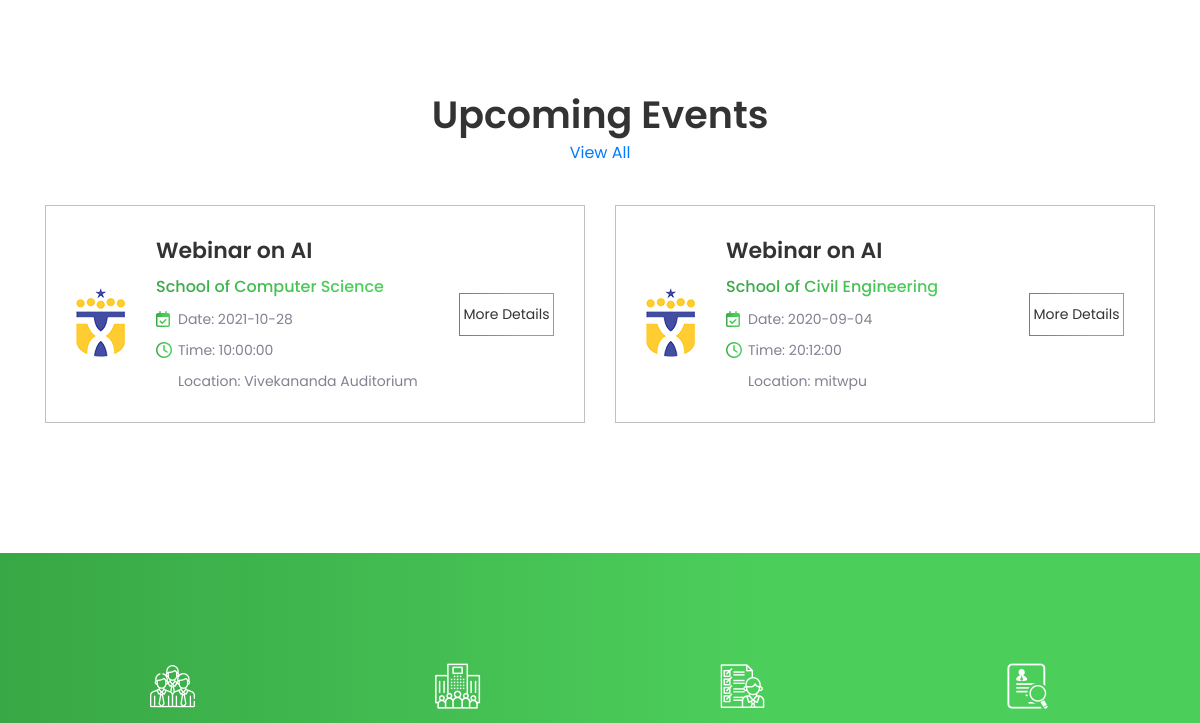
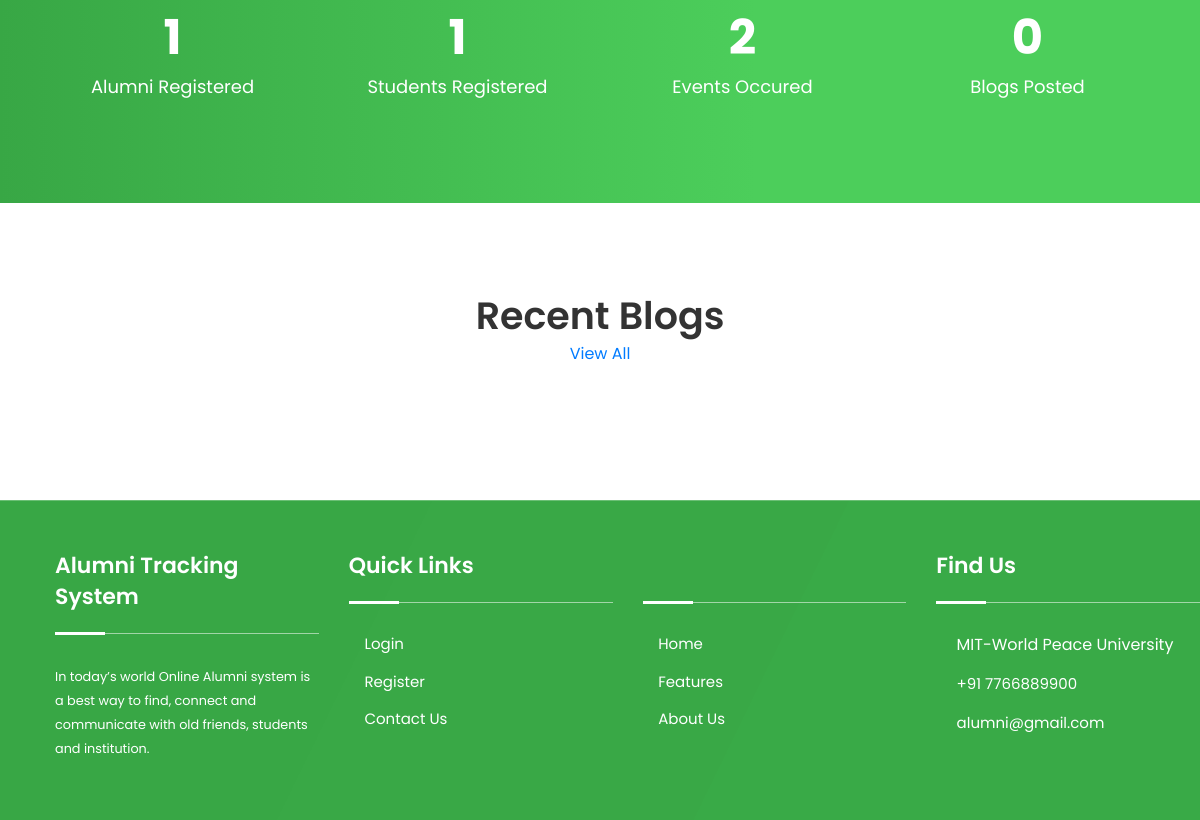
Page /homepage.php (lower part) on the earlier database version (2 pictures, top to bottom).
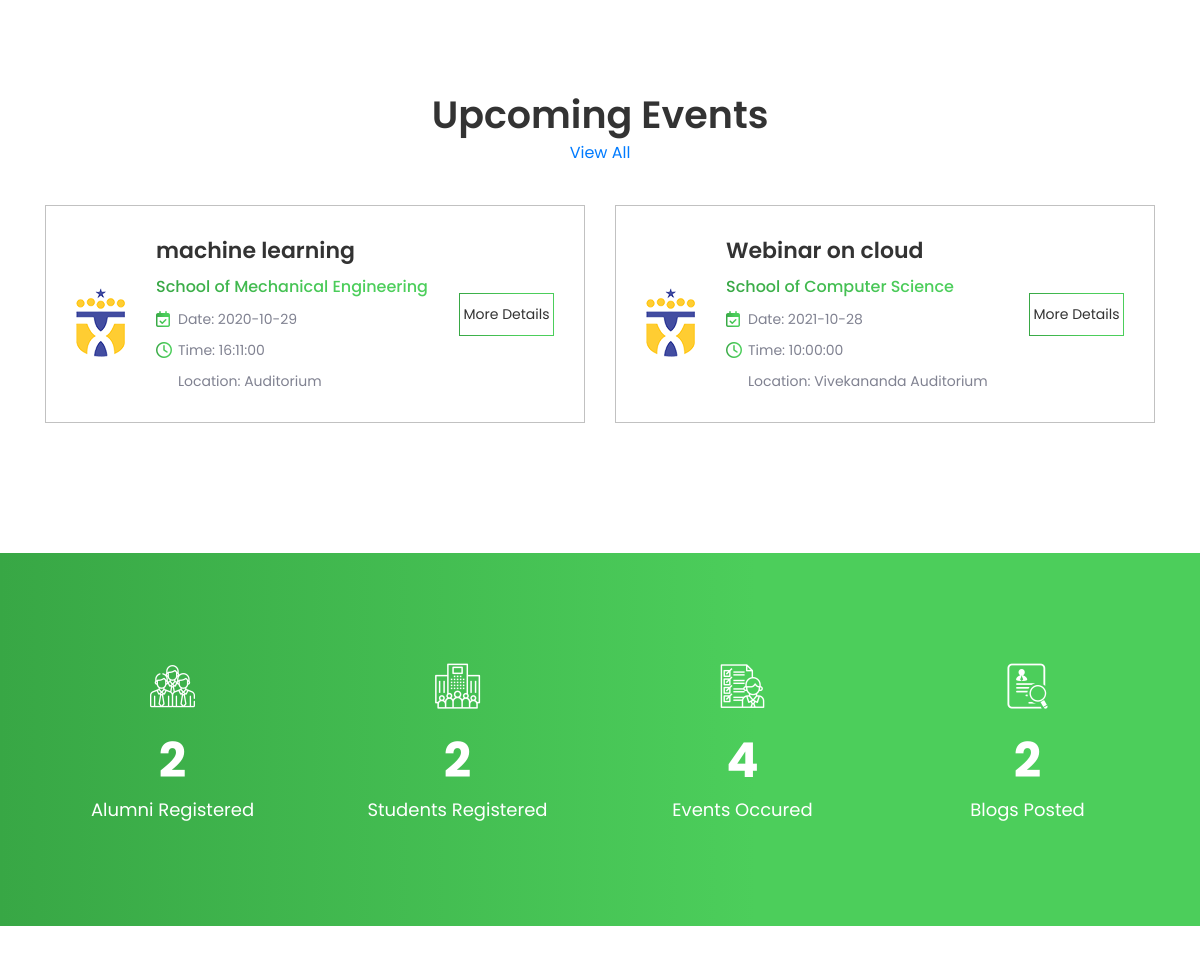
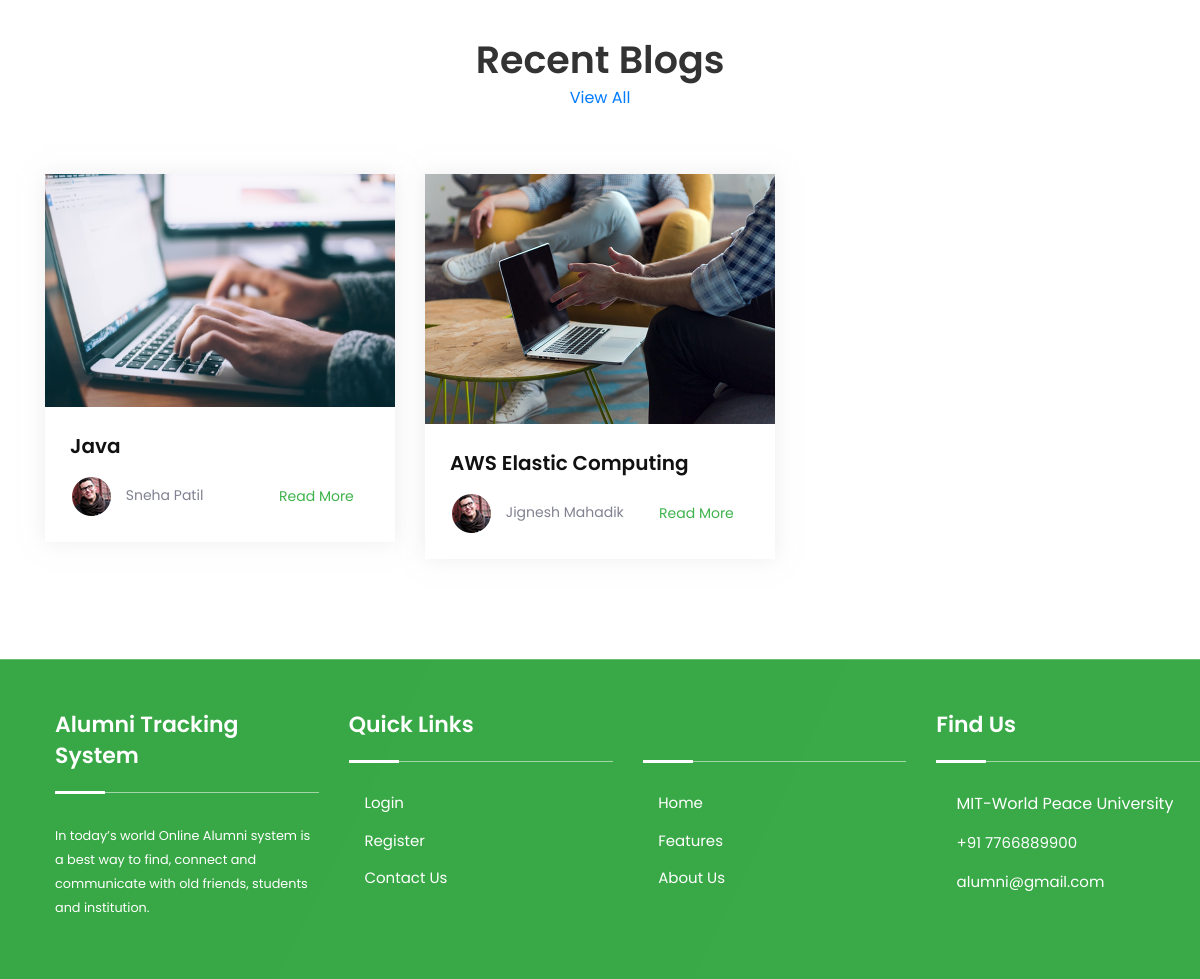
Same page on the later database version (2 pictures, top to bottom).
### tables this page shows
CREATE TABLE `tblevent` (
  `Eid` int(11) NOT NULL,
  `Ename` varchar(100) NOT NULL,
  `Location` varchar(100) NOT NULL,
  `Elink` varchar(100) NOT NULL,
  `Edate` date NOT NULL,
  `Etime` time NOT NULL,
  `Edescription` text NOT NULL,
  `CreatedUid` int(11) NOT NULL,
  `AlumniUid` int(11) NOT NULL,
  `Deptid` int(11) NOT NULL,
  `IsAccepted` tinyint(7) NOT NULL,
  `IsActive` tinyint(7) NOT NULL
);

CREATE TABLE `tbldepartment` (
  `Deptid` int(11) NOT NULL,
  `DeptName` varchar(100) NOT NULL
);

CREATE TABLE `tblblogs` (
  `Bid` int(11) NOT NULL,
  `Title` varchar(100) NOT NULL,
  `Content` text NOT NULL,
  `File` varchar(100) NOT NULL,
  `CreatedDate` date NOT NULL,
  `Uid` int(11) NOT NULL,
  `IsActive` tinyint(4) NOT NULL
);

CREATE TABLE `tblregister` (
  `Uid` int(11) NOT NULL,
  `PrnEmpno` int(11) NOT NULL,
  `Fname` varchar(100) NOT NULL,
  `Lname` varchar(100) NOT NULL,
  `Email` varchar(100) NOT NULL,
  `Password` varchar(100) NOT NULL,
  `Gender` varchar(100) NOT NULL,
  `Dob` date NOT NULL,
  `Phone` bigint(20) NOT NULL,
  `Usertype` varchar(100) NOT NULL,
  `JoinYear` year(4) NOT NULL,
  `PassYear` year(4) NOT NULL,
  `Cousreid` int(11) DEFAULT NULL,
  `Deptid` int(11) DEFAULT NULL,
  `Desigid` int(11) DEFAULT NULL,
  `About` text DEFAULT NULL,
  `IsActive` tinyint(7) NOT NULL,
  `ProfilePic` varchar(100) DEFAULT NULL
);

### homepage.php (the view, shortened to what the changed rows need)
<?php
    include_once("DbConnection.php");
?>
<!DOCTYPE html>
<html lang="zxx">
    <head>
        <?php include_once('cssLinks.php');?>
    </head>
    <body>
        <section class="job-area ptb-100">
            <div class="container">
                <div class="section-title">
                    <h2>Upcoming Events</h2>
                </div>
                <div id="container">
                    <div class="row">
                        <?php
                            $eventSelectQuery = "SELECT * from tblevent where IsActive=1 and IsAccepted=1 ORDER BY Eid DESC LIMIT 2";
                            $result_event = mysqli_query($con,$eventSelectQuery);
                            if($result_event->num_rows!=0)
                            {
                                while($row_event=$result_event->fetch_array())
                                {
                                    $eventId = $row_event['Eid'];
                                    $eventName = $row_event['Ename'];
                                    $eventDate = $row_event['Edate'];
                                    $eventTime = $row_event['Etime'];
                                    $eventLocation = $row_event['Location'];
                                    $dept = $row_event['Deptid'];
                        ?>
                        <div class="col-lg-6 mix web ui">
                            <div class="job-item">
                                <img src="assets/img/home-1/jobs/2.png" alt="Job">
                                <div class="job-inner align-items-center">
                                    <div class="job-inner-left">
                                        <h3><?php echo $eventName; ?></h3>
                                        <?php
                                            $deptQry = "SELECT * from tbldepartment where Deptid=$dept";
                                            $dept_exe = mysqli_query($con,$deptQry) or die(mysqli_error($con));
                                            $select_dept = mysqli_fetch_array($dept_exe);
                                            $deptName = $select_dept['DeptName'];
                                        ?>
                                        <a href="company-details.html"><?php echo $deptName?></a>
                                        <ul>
                                            <li>
                                                <i class="far fa-calendar-check"></i>
                                                Date: <?php echo $eventDate; ?>
                                            </li>
                                            <li>
                                                <i class="far fa-clock"></i>
                                                Time: <?php echo $eventTime; ?>
                                            </li>
                                            <li>
                                                <i class="icofont-location-pin"></i>
                                                Location: <?php echo $eventLocation; ?>
                                            </li>
                                        </ul>
                                    </div>
                                    <div class="job-inner-right">
                                        <ul>
                                            <li>
                                                <a href="eventDetails.php?Eid=<?php echo $eventId; ?>">More Details</a>
                                            </li>
                                        </ul>
                                    </div>
                                </div>
                            </div>
                        </div>
                        <?php
                                }
                            }
                        ?>
                    </div>
                </div>
            </div>
        </section>
        <div class="counter-area pt-100 pb-70">
            <div class="container">
                <div class="row">
                    <div class="col-6 col-sm-3 col-lg-3">
                        <div class="counter-item">
                            <?php
                                $AlumniCount="Select count(*) as alumnicount from tblregister where Usertype='Alumni' AND IsActive=1";
                                $ExeAlumniCount=mysqli_query($con,$AlumniCount) or die(mysqli_error($con));
                                $FetchAlumniCount=mysqli_fetch_array($ExeAlumniCount);
                            ?>
                            <h3><span class="counter"><?php echo $FetchAlumniCount['alumnicount'];?></span></h3>
                        </div>
                    </div>
                    <div class="col-6 col-sm-3 col-lg-3">
                        <div class="counter-item">
                            <?php
                                $StudentCount="Select count(*) as studentcount from tblregister where Usertype='Student' AND IsActive=1";
                                $ExeStudentCount=mysqli_query($con,$StudentCount) or die(mysqli_error($con));
                                $FetchStudentCount=mysqli_fetch_array($ExeStudentCount);
                            ?>
                            <h3><span class="counter"><?php echo $FetchStudentCount['studentcount'];?></span></h3>
                        </div>
                    </div>
                    <div class="col-6 col-sm-3 col-lg-3">
                        <div class="counter-item">
                            <?php
                                $EventCount="Select count(*) as eventcount from tblevent";
                                $ExeEventCount=mysqli_query($con,$EventCount) or die(mysqli_error($con));
                                $FetchEventCount=mysqli_fetch_array($ExeEventCount);
                            ?>
                            <h3><span class="counter"><?php echo $FetchEventCount['eventcount'];?></span></h3>
                        </div>
                    </div>
                    <div class="col-6 col-sm-3 col-lg-3">
                        <div class="counter-item">
                            <?php
                                $BlogCount="Select count(*) as blogcount from tblblogs";
                                $ExeBlogCount=mysqli_query($con,$BlogCount) or die(mysqli_error($con));
                                $FetchBlogCount=mysqli_fetch_array($ExeBlogCount);
                            ?>
                            <h3><span class="counter"><?php echo $FetchBlogCount['blogcount'];?></span></h3>
                        </div>
                    </div>
                </div>
            </div>
        </div>
        <br><br><br><br>
        <section class="container">
                <div class="section-title">
                    <h2>Recent Blogs</h2>
                </div>
                <br>
                <div class="row">
                    <?php
                        $select="SELECT * from tblblogs ORDER BY Bid DESC LIMIT 3";
                        $res=mysqli_query($con,$select);
                        if($res->num_rows!=0)
                        {
                            while($data=$res->fetch_array())
                            {
                                $bid=$data['Bid'];
                                $userid=$data['Uid'];
                                $title=$data['Title'];
                                $file=$data['File'];
                                if($file=="" || !file_exists("Uploaded/Images/$file"))
                                {
                                    $file="blog1.JFIF";
                                }
                                $select="SELECT * from tblregister where Uid=$userid";
                                $Execute_sel_User=mysqli_query($con,$select) or die(mysqli_error($con));
                                $fetch=mysqli_fetch_array($Execute_sel_User);
                                $uname=$fetch['Fname']." ".$fetch['Lname'];
                    ?>
                        <div class="col-sm-6 col-lg-4">
                            <div class="blog-item wow fadeInUp">
                                <div class="blog-top">
                                    <a href="blog-details.php?bid=<?php echo $bid; ?>&name=<?php echo $uname ?>">
                                        <img src="Uploaded/Images/<?php echo $file; ?>" alt="Blog">
                                    </a>
                                </div>
                                <div class="blog-bottom">
                                    <h3>
                                        <a href="blog-details.php?bid=<?php echo $bid; ?>&name=<?php echo $uname ?>"><?php echo $title; ?></a>
                                    </h3>
                                    <ul>
                                        <li>
                                            <img src="assets/img/home-1/blog/1.png" alt="Blog">
                                            <?php
                                                echo $fetch['Fname']." ".$fetch['Lname'];
                                            ?>
                                        </li>
                                        <li>
                                            <a href="blog-details.php?bid=<?php echo $bid; ?>&name=<?php echo $uname ?>">Read More
                                                <i class="icofont-simple-right"></i>
                                            </a>
                                        </li>
                                    </ul>
                                </div>
                            </div>
                        </div>
                    <?php
                            }
                        }
                    ?>
                </div>
        </section>
    </body>
</html>

Differences in the rows shown:
no longer on this page (row unchanged): tblevent: Ename "Webinar on AI", Deptid.DeptName "School of Civil Engineering", Edate "2020-09-04", Etime "20:12:00", Location "mitwpu"
added tblevent: Ename "machine learning", Deptid.DeptName "School of Mechanical Engineering", Edate "2020-10-29", Etime "16:11:00", Location "Auditorium"
changed tblevent "Vivekananda Auditorium": Ename "Webinar on AI" → "Webinar on cloud"
added tblblogs: shows a picture, Title "Java", Uid.Fname "Sneha", Uid.Lname "Patil"
added tblblogs: File (picture), Title "AWS Elastic Computing", Uid.Fname "Jignesh", Uid.Lname "Mahadik"
Other differences:
$FetchAlumniCount['alumnicount']: "1" → "2"
$FetchStudentCount['studentcount']: "1" → "2"
$FetchEventCount['eventcount']: "2" → "4"
$FetchBlogCount['blogcount']: "0" → "2"
